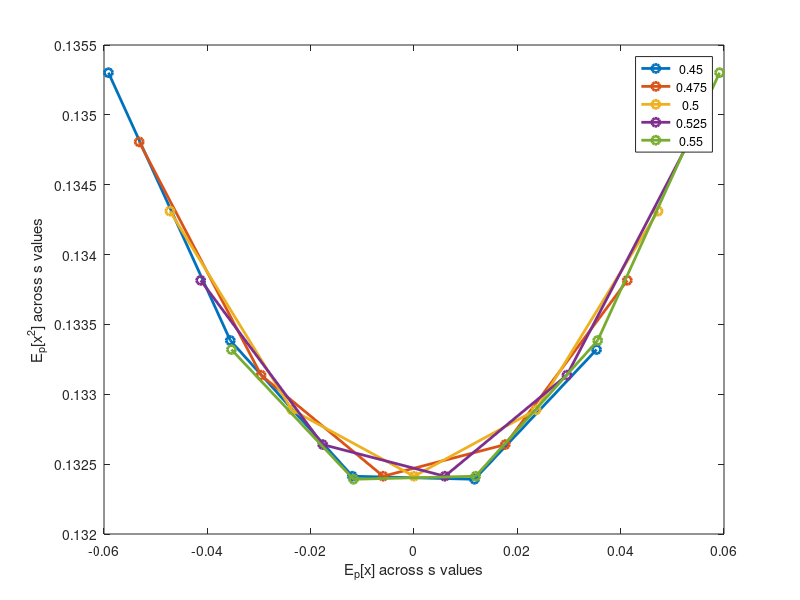

Reproduce this figure in MATLAB.
close all;clear all;clc;
pi_c = linspace(0.45,0.55,5);
s = linspace(-0.1,0.1,5);
x = linspace(-1,1,1000);
mu_x = 0.25;
sigma_s = 0.5;
sigma_x = 0.5;
cnt=1;
mean_p_x_given_pi_c_and_s = zeros(length(pi_c),length(s));
var_p_x_given_pi_c_and_s = zeros(length(pi_c),length(s));
for i=1:length(pi_c)
    for j=1:length(s)
        for k=1:length(x)
            disp(cnt);
            cnt = cnt + 1;
            p_pos(k) = (normpdf(s(j),x(k),sigma_s) * normpdf(x(k),mu_x,sigma_x));
            p_neg(k) = (normpdf(s(j),x(k),sigma_s) * normpdf(x(k),-mu_x,sigma_x));            
        end
        p_pos = p_pos/sum(p_pos);
        p_neg = p_neg/sum(p_neg);
        for k=1:length(x)
            p_x_given_pi_c_and_s(i,j,k) = pi_c(i) * p_pos(k) + (1 - pi_c(i)) * p_neg(k);
            mean_p_x_given_pi_c_and_s(i,j) = mean_p_x_given_pi_c_and_s(i,j) + x(k)*p_x_given_pi_c_and_s(i,j,k);
            var_p_x_given_pi_c_and_s(i,j) = var_p_x_given_pi_c_and_s(i,j) + x(k)*x(k)*p_x_given_pi_c_and_s(i,j,k);
        end
% 
%         mean_p_x_given_pi_c_and_s(i,j) = mean(squeeze(p_x_given_pi_c_and_s(i,j,:)));
%         var_p_x_given_pi_c_and_s(i,j) = var(squeeze(p_x_given_pi_c_and_s(i,j,:)));
    end
end

%%
figure()
for i=1:length(pi_c)
    plot(mean_p_x_given_pi_c_and_s(i,:),var_p_x_given_pi_c_and_s(i,:),'o-','LineWidth',2);
    hold on;
end
xlabel('E_p[x] across s values')
ylabel('E_p[x^2] across s values');
legend (num2str(pi_c'))